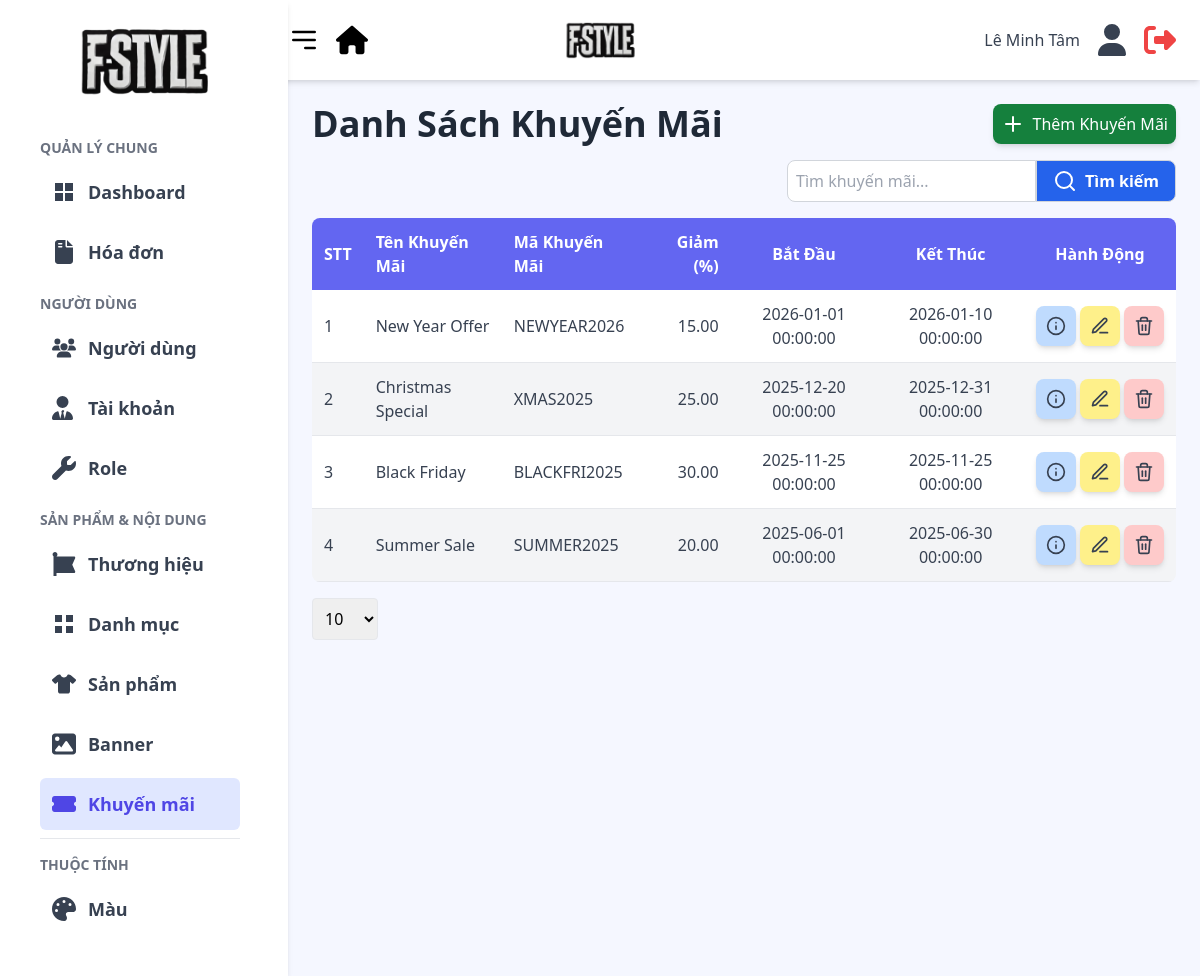
The app's page /admin/views/promotion/index.php (signed in) with its own data.
### tables this page shows
CREATE TABLE `promotion` (
  `promotion_id` varchar(50) NOT NULL,
  `promotion_name` varchar(255) NOT NULL,
  `promotion_code` varchar(50) NOT NULL,
  `description` text DEFAULT NULL,
  `discount_value` decimal(10,2) NOT NULL,
  `start_date` datetime NOT NULL,
  `end_date` datetime NOT NULL
);

### admin/model/promotionModel.php (called while the page is built, shortened)
<?php
function getPromotionsWithPagination($conn, $page = 1, $limit = 10, $search = "") {
    $page = max(1, (int)$page);
    $limit = max(1, (int)$limit);
    $search = trim($search);
    $searchParam = "%" . $search . "%";
    $stmtCount = $conn->prepare("SELECT COUNT(*) as total FROM promotion WHERE promotion_name LIKE ?");
    $stmtCount->bind_param("s", $searchParam);
    $stmtCount->execute();
    $totalPromotions = (int)($stmtCount->get_result()->fetch_assoc()['total'] ?? 0);
    $totalPages = max(1, ceil($totalPromotions / $limit));
    $page = min($page, $totalPages);
    $offset = ($page - 1) * $limit;
    $stmt = $conn->prepare("SELECT * FROM promotion WHERE promotion_name LIKE ? ORDER BY start_date DESC LIMIT ? OFFSET ?");
    $stmt->bind_param("sii", $searchParam, $limit, $offset);
    $stmt->execute();
    return [
        'promotions'   => $stmt->get_result(),
        'totalPages'   => $totalPages,
        'currentPage'  => $page,
        'totalRecords' => $totalPromotions
    ];
}

### admin/views/promotion/index.php (the view, shortened to what this page needs)
<?php
include("../../includes/header.php");
require_once('../../../includes/db.php');
$page   = isset($_GET['page']) ? (int)$_GET['page'] : 1;
$limit  = isset($_GET['limit']) ? (int)$_GET['limit'] : 10;
$search = isset($_GET['search']) ? trim($_GET['search']) : "";
$data = getPromotionsWithPagination($conn, $page, $limit, $search);
$promotions   = $data['promotions'];
$currentPage  = $data['currentPage'];
?>
<main class="container mx-auto p-6">
    <div class="flex justify-between items-center mb-4">
        <h1 class="text-3xl sm:text-4xl font-bold text-gray-800">Danh Sách Khuyến Mãi</h1>
        <a href="add.php"
            class="bg-green-700 hover:bg-green-800 text-white p-2 rounded-lg shadow-md transition flex items-center space-x-2">
            <svg xmlns="http://www.w3.org/2000/svg" class="w-6 h-6" fill="none" stroke="white" stroke-width="2"
                stroke-linecap="round" stroke-linejoin="round">
                <line x1="12" y1="5" x2="12" y2="19"></line>
                <line x1="5" y1="12" x2="19" y2="12"></line>
            </svg>
            <span class="hidden sm:inline">Thêm Khuyến Mãi</span>
        </a>
    </div>
    <div class="flex justify-end mb-4">
        <form method="GET" class="flex">
            <input type="text" name="search" value="<?= htmlspecialchars($search) ?>"
                class="p-2 border border-gray-300 rounded-l-lg focus:outline-none" placeholder="Tìm khuyến mãi...">
            <button type="submit"
                class="flex items-center gap-2 bg-blue-600 hover:bg-blue-700 text-white font-semibold py-2 px-4 border border-gray-300 rounded-r-lg transition duration-150 ease-in-out">
                <svg xmlns="http://www.w3.org/2000/svg" class="w-6 h-6" fill="none" stroke="white" stroke-width="2"
                    stroke-linecap="round" stroke-linejoin="round" viewBox="0 0 24 24">
                    <circle cx="11" cy="11" r="8"></circle>
                    <line x1="21" y1="21" x2="16.65" y2="16.65"></line>
                </svg>
                <span class="hidden sm:inline">Tìm kiếm</span>
            </button>
        </form>
    </div>
    <div class="rounded-lg overflow-hidden max-h-[600px] overflow-y-auto transition-all duration-300">
        <table class="w-full border-collapse text-sm sm:text-base">
            <thead class="sticky top-0 z-10">
                <tr class="bg-indigo-500 text-white">
                    <th class="p-2 sm:p-3 hidden md:table-cell text-left">STT</th>
                    <th class="p-2 sm:p-3 text-left">Tên Khuyến Mãi</th>
                    <th class="p-2 sm:p-3 text-left">Mã Khuyến Mãi</th>
                    <th class="p-2 sm:p-3 text-right">Giảm (%)</th>
                    <th class="p-2 sm:p-3 hidden lg:table-cell text-center">Bắt Đầu</th>
                    <th class="p-2 sm:p-3 hidden lg:table-cell text-center">Kết Thúc</th>
                    <th class="p-2 sm:p-3 text-center">Hành Động</th>
                </tr>
            </thead>
            <tbody class="text-gray-700">
                <?php if ($promotions->num_rows > 0) : ?>
                <?php
                        $stt = ($currentPage - 1) * $limit + 1;
                        while ($promotion = $promotions->fetch_assoc()) :
                            $rowClass = ($stt % 2 === 0) ? 'bg-gray-100' : 'bg-white';
                    ?>
                <tr class="border-b <?= $rowClass ?> hover:bg-gray-200 transition">
                    <td class="p-2 sm:p-3 hidden md:table-cell align-middle"><?= $stt++ ?></td>
                    <td class="p-2 sm:p-3 font-medium align-middle">
                        <?= htmlspecialchars($promotion['promotion_name']) ?></td>
                    <td class="p-2 sm:p-3 align-middle"><?= htmlspecialchars($promotion['promotion_code']) ?></td>
                    <td class="p-2 sm:p-3 align-middle text-right"><?= number_format($promotion['discount_value'], 2) ?>
                    </td>
                    <td class="p-2 sm:p-3 hidden lg:table-cell align-middle text-center">
                        <?= htmlspecialchars($promotion['start_date']) ?></td>
                    <td class="p-2 sm:p-3 hidden lg:table-cell align-middle text-center">
                        <?= htmlspecialchars($promotion['end_date']) ?></td>
                    <td class="p-2 sm:p-3 text-center align-middle">
                        <div class="flex flex-col sm:flex-row gap-1 justify-center items-center">
                            <a href="detail.php?id=<?= urlencode($promotion['promotion_id']) ?>"
                                class="bg-blue-200 hover:bg-blue-300 w-10 h-10 flex items-center justify-center rounded-lg shadow-md transition"
                                title="Xem chi tiết">
                                <svg xmlns="http://www.w3.org/2000/svg" class="w-5 h-5" viewBox="0 0 24 24" fill="none"
                                    stroke="currentColor" stroke-width="2" stroke-linecap="round"
                                    stroke-linejoin="round">
                                    <circle cx="12" cy="12" r="10" />
                                    <line x1="12" y1="16" x2="12" y2="12" />
                                    <line x1="12" y1="8" x2="12" y2="8" />
                                </svg>
                            </a>
                            <a href="edit.php?id=<?= urlencode($promotion['promotion_id']) ?>"
                                class="bg-yellow-200 hover:bg-yellow-300 w-10 h-10 flex items-center justify-center rounded-lg shadow-md transition"
                                title="Chỉnh sửa">
                                <svg xmlns="http://www.w3.org/2000/svg" class="w-5 h-5" viewBox="0 0 24 24" fill="none"
                                    stroke="currentColor" stroke-width="2" stroke-linecap="round"
                                    stroke-linejoin="round">
                                    <path d="M12 20h9"></path>
                                    <path d="M16.5 3.5a2.121 2.121 0 013 3L7 19l-4 1 1-4 12.5-12.5z"></path>
                                </svg>
                            </a>
                            <a href="delete.php?id=<?= urlencode($promotion['promotion_id']) ?>"
                                class="bg-red-200 hover:bg-red-300 w-10 h-10 flex items-center justify-center rounded-lg shadow-md transition"
                                onclick="return confirm('Bạn có chắc chắn muốn xóa khuyến mãi này?');" title="Xóa">
                            </a>
                        </div>
                    </td>
                </tr>
                <?php endwhile; ?>
                <?php else : ?>
                <tr>
                    <td colspan="7" class="p-3 text-center text-gray-500">Không tìm thấy khuyến mãi nào.</td>
                </tr>
                <?php endif; ?>
            </tbody>
        </table>
    </div>
    <div class="grid grid-cols-1 sm:grid-cols-3 items-center mt-4 gap-4 mb-6">
        <div class="flex justify-start items-center">
            <form method="GET" id="limitForm" class="flex items-center">
                <select name="limit" id="limit" class="p-2 border rounded cursor-pointer" onchange="this.form.submit()">
                    <option value="10" <?= $limit == 10 ? 'selected' : '' ?>>10</option>
                </select>
            </form>
        </div>
    </div>
</main>
<?php include('../../includes/footer.php'); ?>

### records on screen
promotion: promotion_name "New Year Offer", promotion_code "NEWYEAR2026", discount_value "15.00", start_date "2026-01-01 00:00:00", end_date "2026-01-10 00:00:00"
promotion: promotion_name "Christmas Special", promotion_code "XMAS2025", discount_value "25.00", start_date "2025-12-20 00:00:00", end_date "2025-12-31 00:00:00"
promotion: promotion_name "Black Friday", promotion_code "BLACKFRI2025", discount_value "30.00", start_date "2025-11-25 00:00:00", end_date "2025-11-25 00:00:00"
promotion: promotion_name "Summer Sale", promotion_code "SUMMER2025", discount_value "20.00", start_date "2025-06-01 00:00:00", end_date "2025-06-30 00:00:00"

### other values on screen
$adminName "Lê Minh Tâm"
